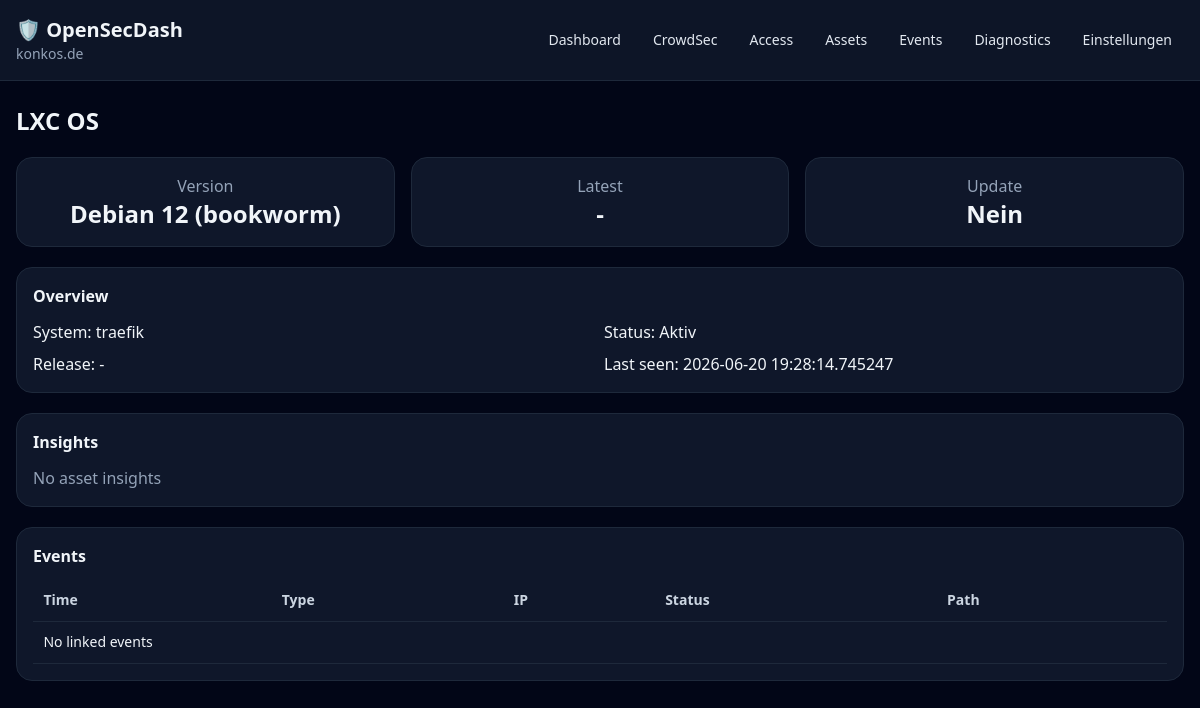
The page /assets/1 on the database its author committed.
### app/models/settings.py (models this page shows)
class Setting(Base):
    __tablename__ = "settings"
    id: Mapped[int] = mapped_column(primary_key=True)
    key: Mapped[str] = mapped_column(
        String(100),
        unique=True,
        index=True,
    )
    value: Mapped[str] = mapped_column(
        String(5000)
    )

### app/models/assets.py (models this page shows)
class Asset(Base):
    __tablename__ = "assets"
    id: Mapped[int] = mapped_column(primary_key=True)
    system_id: Mapped[int] = mapped_column(ForeignKey("systems.id"), index=True)
    system = relationship("System", back_populates="assets")
    name: Mapped[str] = mapped_column(String(255), index=True)
    type: Mapped[str] = mapped_column(String(50), default="application")
    description: Mapped[str | None] = mapped_column(Text, nullable=True)
    enabled: Mapped[bool] = mapped_column(Boolean, default=True)
    is_active: Mapped[bool] = mapped_column(Boolean, default=True, index=True)
    last_seen: Mapped[datetime | None] = mapped_column(DateTime, nullable=True)
    hostname: Mapped[str | None] = mapped_column(String(255), nullable=True, index=True)
    url: Mapped[str | None] = mapped_column(String(2048), nullable=True)
    version: Mapped[str] = mapped_column(String(255), default="")
    latest_version: Mapped[str | None] = mapped_column(String(255), nullable=True)
    icon: Mapped[str | None] = mapped_column(String(255), nullable=True)
    tags: Mapped[dict | None] = mapped_column(JSON, nullable=True)
    release_url: Mapped[str | None] = mapped_column(String(2048), nullable=True)
    release_api_url: Mapped[str | None] = mapped_column(String(2048), nullable=True)
    release_web_url: Mapped[str | None] = mapped_column(String(2048), nullable=True)
    update_check_type: Mapped[str] = mapped_column(String(50), default="github_release")
    update_available: Mapped[bool] = mapped_column(Boolean, default=False, index=True)
    last_checked: Mapped[datetime | None] = mapped_column(DateTime, nullable=True)

### app/models/systems.py (models this page shows)
class System(Base):
    __tablename__ = "systems"
    id: Mapped[int] = mapped_column(primary_key=True)
    vmid: Mapped[str] = mapped_column(String(100), unique=True, index=True)
    hostname: Mapped[str] = mapped_column(String(255), index=True)
    system_type: Mapped[str] = mapped_column(String(100), default="custom")
    last_seen: Mapped[datetime | None] = mapped_column(DateTime, nullable=True)
    assets = relationship("Asset", back_populates="system")

### app/api/pages.py (the view)
@router.get("/assets/{asset_id}")
def asset_page(asset_id: int, request: Request, db: Session = Depends(get_db)):
    asset = db.query(Asset).filter(Asset.id == asset_id).first()
    if asset is None:
        raise HTTPException(status_code=404, detail="Asset not found")
    events = db.query(Event).filter(Event.asset_id == asset.id).order_by(Event.event_time.desc()).limit(100).all()
    insights = db.query(Insight).filter(Insight.asset_id == asset.id).order_by(Insight.timestamp.desc()).limit(50).all()
    return render(request, db, "asset.html", asset=asset, events=events, insights=insights)

### app/templates/asset.html (shortened to what this page needs)
{% extends "base.html" %}
{% block content %}
    <h2 class="text-2xl font-semibold mb-5">{{ asset.name }}</h2>
    <section class="grid grid-cols-1 md:grid-cols-3 gap-4 mb-5">
        <div class="card flex flex-col items-center text-center">
            <span class="muted">Version</span>
            <strong class="text-2xl">{{ asset.version }}</strong>
        </div>
        <div class="card flex flex-col items-center text-center">
            <span class="muted">Latest</span>
            <strong class="text-2xl">{{ asset.latest_version or '-' }}</strong>
        </div>
        <div class="card flex flex-col items-center text-center">
            <span class="muted">Update</span>
            <strong class="text-2xl">{{ t("common.yes") if asset.update_available else t("common.no") }}</strong>
        </div>
    </section>
    <div class="card mb-5">
        <h3 class="font-semibold mb-3">Overview</h3>
        <div class="grid md:grid-cols-2 gap-2">
            <div>System: {{ asset.system.hostname if asset.system else '-' }}</div>
            <div>Status: {{ t("assets.active") if asset.is_active else t("assets.inactive") }}</div>
            <div>Release: {% if asset.release_url %}
                <a href="{{ asset.release_url }}" target="_blank">{{ asset.release_url }}</a>
                {% else %}
                    -
                {% endif %}
            </div>
            <div>Last seen: {{ asset.last_seen or '-' }}</div>
        </div>
    </div>
    <div class="card mb-5">
        <h3 class="font-semibold mb-3">Insights</h3>
        {% for insight in insights %}
            <div class="row">
                <span>{{ insight.title }}
                    <br>
                    <small class="muted">{{ insight.description }}</small>
                </span>
                <b>{{ insight.level }}</b>
            </div>
        {% else %}
            <p class="muted">No asset insights</p>
        {% endfor %}
    </div>
    <div class="card overflow-x-auto">
        <h3 class="font-semibold mb-3">Events</h3>
        <table class="w-full text-sm">
            <thead>
                <tr>
                    <th>Time</th>
                    <th>Type</th>
                    <th>IP</th>
                    <th>Status</th>
                    <th>Path</th>
                </tr>
            </thead>
            <tbody>
                {% for event in events %}
                    <tr>
                        <td>{{ event.event_time }}</td>
                        <td>{{ event.event_type }}</td>
                        <td>{{ event.ip or '-' }}</td>
                        <td>{{ event.status_code or '-' }}</td>
                        <td>{{ event.path or '-' }}</td>
                    </tr>
                {% else %}
                    <tr>
                        <td colspan="5">No linked events</td>
                    </tr>
                {% endfor %}
            </tbody>
        </table>
    </div>
{% endblock %}

### app/templates/base.html (shortened to what this page needs)
<!doctype html>
<html lang="{{ language }}" x-data="{menu:false}">
    <head>
        <script src="https://cdn.tailwindcss.com"></script>
        <link rel="stylesheet" href="/static/css/app.css">
    </head>
    <body class="bg-slate-950 text-slate-100 min-h-screen">
        <header class="border-b border-slate-800 bg-slate-900/90 sticky top-0 z-10">
            <div class="max-w-7xl mx-auto px-4 py-4 flex items-center justify-between gap-4">
                <a href="/" class="flex flex-col">
                    <span class="text-xl font-bold">🛡 {{ t("app.name") }}</span>
                    <span class="text-sm text-slate-400">{{ domain or "local instance" }}</span>
                </a>
                <nav class="hidden md:flex gap-2 text-sm">
                    <a class="nav" href="/">{{ t("nav.dashboard") }}</a>
                    <a class="nav" href="/crowdsec">CrowdSec</a>
                    <a class="nav" href="/access">Access</a>
                    <a class="nav" href="/assets">{{ t("nav.assets") }}</a>
                    <a class="nav" href="/events">{{ t("nav.events") }}</a>
                    <a class="nav" href="/diagnostics">Diagnostics</a>
                    <a class="nav" href="/settings">{{ t("nav.settings") }}</a>
                </nav>
            </div>
        </header>
        <main class="max-w-7xl mx-auto px-4 py-6">
            {% block content %}{% endblock %}
        </main>
    </body>
</html>

### app/static/css/app.css (style rules this page uses)
a { color: #93c5fd; }
th { color: #cbd5e1; font-weight: 600; text-align: left; }
td, th { border-bottom: 1px solid rgb(30 41 59); padding: .65rem; vertical-align: top; }
.nav { border-radius: .6rem; color: #e2e8f0; padding: .5rem .75rem; }
.card { background: rgb(15 23 42); border: 1px solid rgb(30 41 59); border-radius: 1rem; padding: 1rem; }
.muted { color: #94a3b8; }

### rows shown on the page
Setting: value "konkos.de"
Asset: name "LXC OS", version "Debian 12 (bookworm)", latest_version "-", update_available "Nein", is_active "Aktiv", last_seen "2026-06-20 19:28:14.745247"
System: system "traefik"

### other values the page prints
{{ t("app.name") }} "OpenSecDash"
{{ t("nav.dashboard") }} "Dashboard"
{{ t("nav.assets") }} "Assets"
{{ t("nav.events") }} "Events"
{{ t("nav.settings") }} "Einstellungen"
